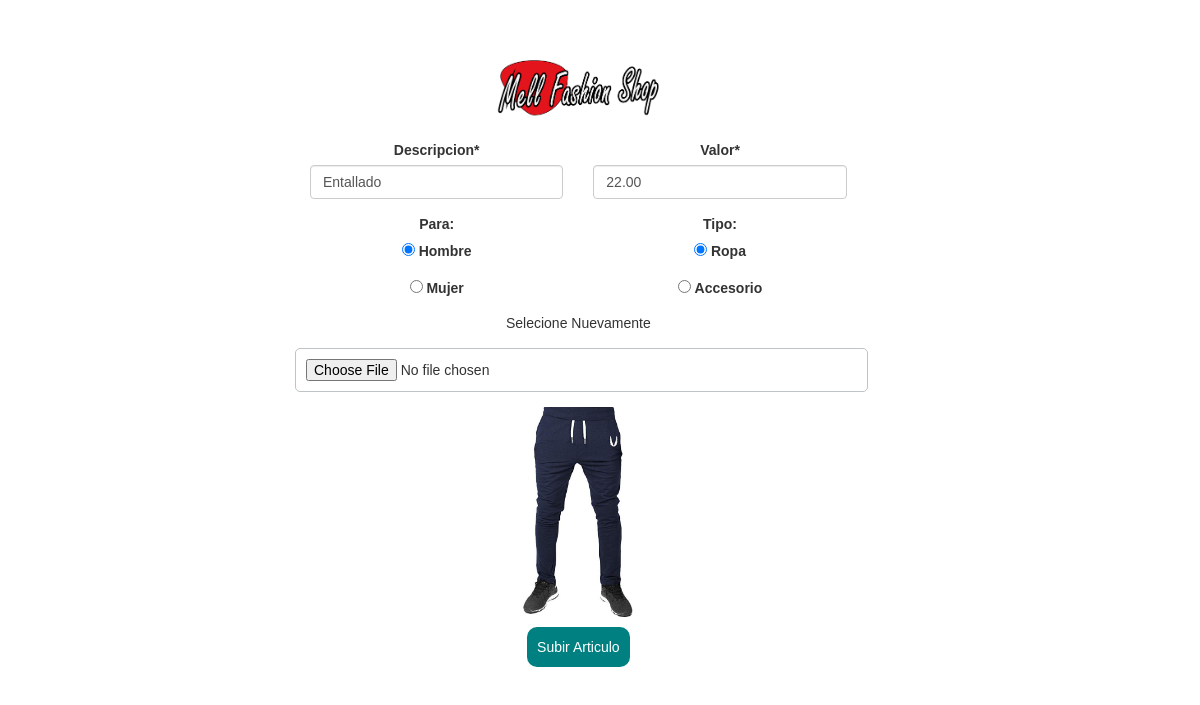
The app's page /index.php?c=Admin&a=UpdateArticulo&id_art=20 (signed in) with its own data.
### tables this page shows
CREATE TABLE `articulo` (
  `id_articulo` int(10) NOT NULL,
  `imagen` varchar(500) NOT NULL,
  `descripcion` varchar(500) NOT NULL,
  `costo` decimal(5,2) NOT NULL
);

### controller/Admin/AdminController.php (called while the page is built, shortened)
<?php
    require_once 'model/DAO/ArticuloDAO.php';
    class AdminController{
        private $art;
        public function __construct(){
            $this->art = new ArticuloDAO();
        }
        public function UpdateArticulo(){
            $res= $this->art->getAllArticulo($_REQUEST['id_art']);
            include_once 'views/dynamic/CrearArticulo.php';
        }
    }
?>

### controller/RedirecController.php (called while the page is built, shortened)
<?php
    class RedirecController{
        public function router(){
            $action = (isset($_REQUEST['a'])) ? $_REQUEST['a']: 'index';
            $controller = new $controller;
            $controller->$action();
        }
    }
?>

### index.php (called while the page is built)
<?php
    require_once './controller/RedirecController.php';
    $ruter = new RedirecController();
    $ruter->router();
?>

### model/Connection.php (called while the page is built, shortened)
<?php
class Connection{
    private static $connection = null;
    public static function getConnection(){
        try{
            if(!isset(self::$connection)){
                self::$connection=new PDO("mysql:host=" . SERVIDORBD . "; port= ".PUERTO."; dbname=".NOMBREBD.";",USUARIO,PASSWORD);
                self::$connection->setAttribute(PDO::ATTR_ERRMODE,PDO::ERRMODE_EXCEPTION);
                self::$connection->exec("set character set utf8");
            }
        }catch(Exception $e){
        }
        return self::$connection;
    }
}
?>

### model/DAO/ArticuloDAO.php (called while the page is built, shortened)
<?php
    require_once 'model/Connection.php';
    class ArticuloDAO{
        private $con;
        public function __construct(){
            try{
                $this->con = Connection::getConnection();
            }catch(Exception $e){
                echo $e->getMessage();
            }
        }
        public function  getAllArticulo($id){
            $sql = "SELECT a.id_articulo,a.imagen,a.descripcion,a.costo,art.id_tipo,ag.id_genero FROM articulo a, articulo_tipo art, articulo_genero ag WHERE a.id_articulo=art.id_articulo AND a.id_articulo=ag.id_articulo and a.id_articulo=?";
            try{
                $stm = $this->con->prepare($sql);
                $stm->execute(array($id));
                return $stm->fetch(PDO::FETCH_ASSOC);
            }catch(PDOException $e){
                echo $e->getMessage();
            }
        }
    }
?>

### views/dynamic/CrearArticulo.php (the view, shortened to what this page needs)
<!DOCTYPE html>
<html lang="en">
<head>
</head>
<body style="background:white;">
    <div class="body-upload">
        <form class="form form-vertical" enctype="multipart/form-data" id="addArticulo">
            <div class="col-sm-8">
            <img src="assets/img/logo.png" alt="" srcset="" id="imgLogoAr">
            <div class="row">
                <div class="col-sm-6">
                    <div class="form-group">
                        <label for="text">Descripcion<span class="kv-reqd">*</span></label>
                        <input type="text" class="form-control" name="descript" id="descript" value="<?php echo $res['descripcion'];?>" required>
                    </div>
                </div>
                <div class="col-sm-6">
                    <div class="form-group">
                        <label for="pwd">Valor<span class="kv-reqd">*</span></label>
                        <input type="number" class="form-control" name="costo" value="<?php echo $res['costo'];?>" required>
                    </div>
                </div>
            </div>
            <div class="row">
            <div class="col-sm-6">
            <label for="">Para:</label>
            <p>
        <input type="radio" id="test1" name="radio-group" value="Hombre" checked>
        <label for="test1">Hombre</label>
        </p>
        <p>
        <input type="radio" id="test2" name="radio-group" value="Mujer">
            <label for="test2">Mujer</label>
        </p>
            </div>
            <div class="col-sm-6" >
            <label for="">Tipo:</label>
            <p>
        <input type="radio" id="test1" name="radio-group1" value="Ropa" checked>
        <label for="test1">Ropa</label>
        </p>
        <p>
        <input type="radio" id="test2" name="radio-group1" value="Accesorio">
            <label for="test2">Accesorio</label>
        </p>
            </div>
            <div class="row">
            <span>Selecione Nuevamente</span>
                <input type='file' class="inputFile" name="imagen"  id="imagen" required/>
                <img id="blah" src="<?php echo $res['imagen'];?>" width="200px"/>
                </div>
                    <button type="submit" name="save" class="btn-enviar">Subir Articulo</button>
                </div>
            </div>
        </div>
</body>
</html>

### assets/css/cat.css (style rules this page uses)
@media (min-width: 780px) { img { border-radius: 10px 10px 0 0; } }

### assets/css/login.css (style rules this page uses)
body { margin: 0; padding: 0; font-family: sans-serif; background-size: cover; }

### assets/css/card.css (style rules this page uses)
*, *::before, *::after { box-sizing: border-box; }
html { background-color: #ecf9ff; }
img { height: 300px; max-width: 100%; vertical-align: initial; }

### views/dynamic/CrearArticulo.php (style rules this page uses)
.btn-enviar { padding:10px; color:white; background:teal; border:none; margin:10px; border-radius:10px; }
.inputFile { margin:15px; border:1px #BDC3C7 solid; border-radius:5px; padding:10px; width:96%; }
.body-upload { float:right; width:80%; display: block; flex-wrap: wrap; align-content: center; text-align: center; padding: 40px 55px ; margin: auto; }
#imgLogoAr { width:175px; height:100px; }
#blah { width:200px; height:210px; }

### records on screen
articulo: descript "Entallado", costo "22.00", imagen (picture)
